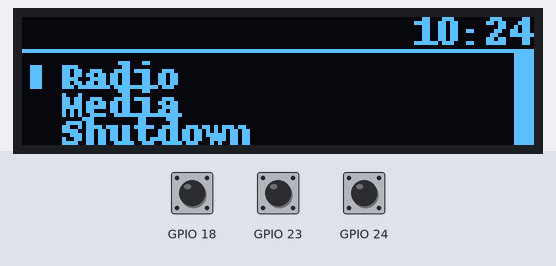
Recording of a program running on a simulated Raspberry Pi (BCM pin numbers). On the bench: 128×32 one-colour display. The inputs (shaded band) are chosen by the test bench; at power-on: GPIO 18 LOW, GPIO 24 LOW, GPIO 23 LOW. The clock reads 2024-03-15 10:24:30 at power-on unless the program sets it; what the program prints to the terminal is not drawn.

Above: at 3.4 s.
3.5 s: GPIO 18 pulled HIGH for 1 s
At 3.81 s:
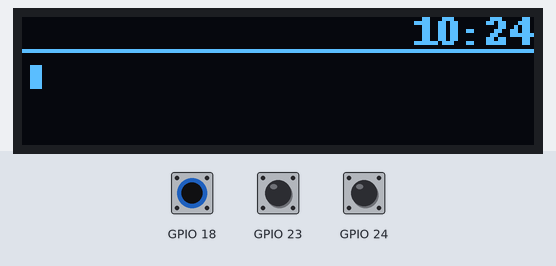
6.0 s: GPIO 24 pulled HIGH for 0.15 s
At 6.43 s:
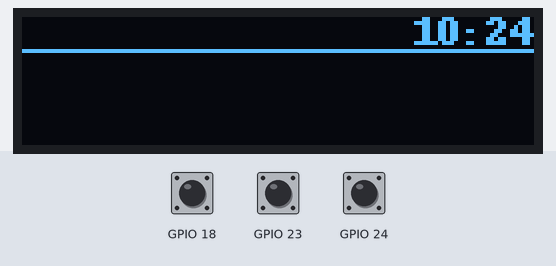
8.0 s: GPIO 23 pulled HIGH for 1 s
At 9.8 s:
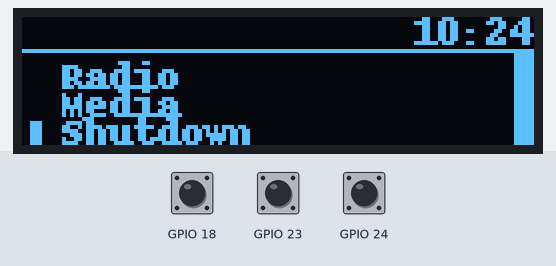
10.5 s: GPIO 23 pulled HIGH for 0.15 s
At 11.0 s:
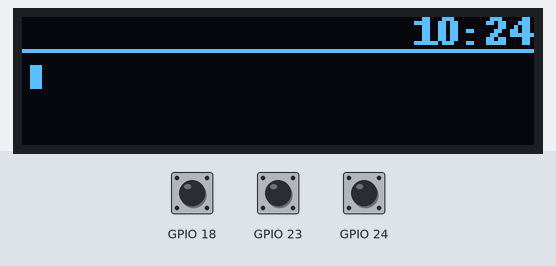
12.2 s: GPIO 23 pulled HIGH for 3.2 s
At 12.62 s:
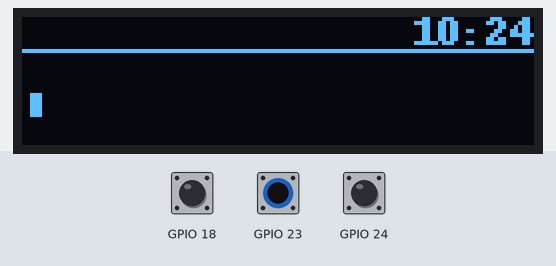
Timing chart, 0 to 15.2 s (numbered marks = the images above; inputs shaded):
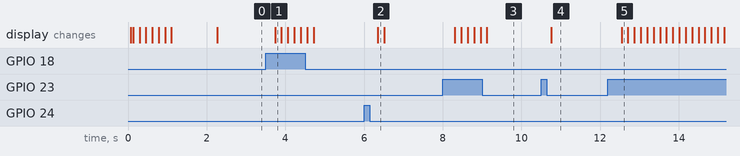

The program:

main.py
```python
import RPi.GPIO as GPIO
import json
from log import *
import time
import math
import subprocess
import utils

import Adafruit_GPIO.SPI as SPI
import Adafruit_SSD1306

from PIL import Image
from PIL import ImageDraw
from PIL import ImageFont

VERSION="1.0"
info("Version: %s" % VERSION)

try:
	config_fp = open("config.json", "r")
	config = json.load(config_fp)
except:
	err("No config file found!")
	exit();

GPIO.setwarnings(False)
GPIO.setmode(GPIO.BCM)

# Up Button
GPIO.setup(config["pins"]["up"], GPIO.IN, pull_up_down=GPIO.PUD_DOWN)
# Down Button
GPIO.setup(config["pins"]["down"], GPIO.IN, pull_up_down=GPIO.PUD_DOWN)
# Confirm Button
GPIO.setup(config["pins"]["confirm"], GPIO.IN, pull_up_down=GPIO.PUD_DOWN)

# Init oled
disp = Adafruit_SSD1306.SSD1306_128_32(rst=None)
disp.begin()
disp.clear()
disp.display()

width = disp.width
height = disp.height

image = Image.new('1', (width, height))

# Get drawing object to draw on image.
draw = ImageDraw.Draw(image)

# Draw a black filled box to clear the image.
draw.rectangle((0,0,width,height), outline=0, fill=0)

# Draw some shapes.
# First define some constants to allow easy resizing of shapes.
padding = -2
top = padding
bottom = height-padding
header_end = 9

# Load default font.
font = ImageFont.load_default()

# Alternatively load a TTF font.  Make sure the .ttf font file is in the same directory as the python script!
# Some other nice fonts to try: http://www.dafont.com/bitmap.php
# font = ImageFont.truetype('Minecraftia.ttf', 8)

# Radio variables
radio_frequency = 100
radio_band_start = config["fmStart"]
radio_band_end = config["fmEnd"]

# Variables
in_menu = False
alarm_triggered = False
alarm_frame = 0
alarm_frame_max = 28
menu_index = 0
menu_index_max = 0
menu_title = ""
menu_entry_height = 7
mode = 0
sleep = False
sleep_timer = config["sleep"]
sleep_last = 0

confirm_last = GPIO.LOW
confirm_pressed = 0

"""
Modes:
	0 Home
	1 Radio
	2 Media player
"""

def sleep_reset(channel):
	global sleep_timer
	sleep_timer = config["sleep"]
	#sleep = False

GPIO.add_event_detect(config["pins"]["up"],GPIO.RISING,callback=sleep_reset)
GPIO.add_event_detect(config["pins"]["down"],GPIO.RISING,callback=sleep_reset)
GPIO.add_event_detect(config["pins"]["confirm"],GPIO.RISING,callback=sleep_reset)

def draw_header():
	# Clock
	draw.text(((width - 30), top), utils.get_time(), font=font, fill=255)

	# Seperator
	draw.line((0, 8, width, 8), fill=255)

def draw_menu(title, entries, confirm_callback):
	global menu_index

	entries_count = len(entries)
	pages = int(math.ceil(entries_count / 3))

	menu_index_max = entries_count

	current_page = int(menu_index / 3)

	scrollbar_height = height / pages
	scrollbar_y = header_end + current_page * scrollbar_height

	# Scrollbar
	draw.rectangle((width-5, scrollbar_y, width, scrollbar_y + scrollbar_height), fill=255)

	#print("pages: %d current_page: %d scrollbar_height: %d scrollbar_y: %d" % (pages, current_page, scrollbar_height, scrollbar_y))

	# Entries
	for i in range(3):
		try:
			draw.text((10, header_end + i*menu_entry_height), entries[current_page*3:current_page*3+3][i], font=font, fill=255)
		except:
			pass

	# Selected indicator
	draw.rectangle((2, header_end + (menu_index - (current_page * 3)) * menu_entry_height + 3, 4, header_end + (menu_index - (current_page * 3)) * menu_entry_height + 3 + 5), fill=255)

	if GPIO.input(config["pins"]["up"]) == GPIO.HIGH:
		sleep_timer = config["sleep"]

		if menu_index >= 0 and menu_index < menu_index_max+1:
			menu_index += 1
		else:
			menu_index = 0

	if GPIO.input(config["pins"]["down"]) == GPIO.HIGH:
		sleep_timer = config["sleep"]

		if menu_index > 0 and menu_index < menu_index_max+1:
			menu_index -= 1
		else:
			menu_index = menu_index_max

	if GPIO.input(config["pins"]["confirm"]) == GPIO.HIGH and confirm_last != GPIO.HIGH:
		sleep_timer = config["sleep"]

		if (confirm_callback != None):
			confirm_callback(menu_index)

def draw_radio(frequency, stereo):
	# Menu title
	draw.text(((width - 8*len("Radio")) / 2, top), "Radio", font=font, fill=255)

	# Frequency
	draw.text(((width - 8*len("%shz" % frequency)) / 2, height/2-5), "%shz" % frequency, font=font, fill=255)

	# Stereo indicator
	if stereo:
		draw.text((1, top), "S", font=font, fill=255)

	# Band
	band = Image.open('images/band.png').resize((128, 8), Image.ANTIALIAS).convert('1')
	image.paste(band, (0, 32-8))

	# Band Needle
	needleX = (width / (radio_band_end - radio_band_start)) * (frequency - radio_band_start)
	draw.rectangle((needleX, 32, needleX+1, 22), fill=255)

def draw_alarm():
	global alarm_frame

	# Animation
	frame = Image.open('animations/alarm/frame-%s.png' % alarm_frame).resize((50, 30), Image.ANTIALIAS).convert('1')
	image.paste(frame, (int((width - 50) / 2), int((height - 30) / 2) - 5))
	if alarm_frame >= alarm_frame_max:
		alarm_frame = 0

	alarm_frame += 1

	# Clock
	draw.text(((width - 30) / 2, height/2+7), utils.get_time(), font=font, fill=255)

def home_mode_select_callback(index):
	global mode

	if index == 0:
		mode = 1
	elif index == 1:
		mode = 2

# Draw welcome screen
welcome_msg = "Welcome"
tmp = ""
for i in range(len(welcome_msg)):
	draw.rectangle((0,0,width,height), outline=0, fill=0)

	tmp = tmp + welcome_msg[i]
	draw.text(((width - 8*len(tmp)) / 2, height / 2), tmp, font=font, fill=255)

	disp.image(image)
	disp.display()
	time.sleep(.1)

time.sleep(1)

while True:
	# Draw a black filled box to clear the image.
	draw.rectangle((0,0,width,height), outline=0, fill=0)

	confirm_state = GPIO.input(config["pins"]["confirm"])

	if sleep_timer <= 0:
		sleep=True
	else:
		sleep=False

	if GPIO.input(config["pins"]["confirm"]) == GPIO.HIGH:
		confirm_pressed +=1

		if confirm_pressed == 10:
			time.sleep(.1)
			mode = 0
	else:
		confirm_pressed = 0

	if not alarm_triggered and not sleep:
		draw_header()

		sleep_timer -= .1

		if mode == 0:
			entries = [
				"Radio",
				"Media",
				"Shutdown"
			]

			draw_menu("Mode", entries, home_mode_select_callback)

		elif mode == 1 and not in_menu:
			draw_radio(radio_frequency, True)

			if GPIO.input(config["pins"]["down"]) == GPIO.HIGH:
				if radio_frequency <= radio_band_end and radio_frequency >= radio_band_start:
					radio_frequency -= .5
				else:
					radio_frequency=radio_band_end

			if GPIO.input(config["pins"]["up"]) == GPIO.HIGH:
				if radio_frequency <= radio_band_end and radio_frequency >= radio_band_start:
                        		radio_frequency += .5
				else:
					radio_frequency=radio_band_start

		elif mode == 2 and not in_menu:
			mode = 0

	elif alarm_triggered:
		draw_alarm()
	elif sleep:
		pass

	# Display image.
	disp.image(image)
	disp.display()
	time.sleep(.1)

	confirm_last = confirm_state
```

log.py
```python
import sys
from datetime import datetime

from colorama import Fore, Back, Style

# You can override this
TEXT_COLOR=Fore.WHITE
INFO_COLOR=Back.BLUE
WARN_COLOR=Back.YELLOW
ERROR_COLOR=Back.RED
DEBUG_COLOR=Back.MAGENTA
TIME_FORMAT="%H:%M:%S"

def _time(format):
	return datetime.now().strftime(format)

def info(text):
	print(TEXT_COLOR,_time(TIME_FORMAT),INFO_COLOR, "INFO",Style.RESET_ALL,TEXT_COLOR,text)

def warn(text):
	print(TEXT_COLOR,_time(TIME_FORMAT),WARN_COLOR, "WARN",Style.RESET_ALL,TEXT_COLOR,text)

def err(text):
	print(TEXT_COLOR,_time(TIME_FORMAT),ERROR_COLOR, "ERROR",Style.RESET_ALL,TEXT_COLOR,text)

def debug(text):
	print(TEXT_COLOR,_time(TIME_FORMAT),DEBUG_COLOR, "DEBUG",Style.RESET_ALL,TEXT_COLOR,text)
```

utils.py
```python
from datetime import datetime

def get_time():
	now = datetime.now()
	return now.strftime("%H:%M")

def get_date():
	now = datetime.now()
	return now.strftime("%m/%d/%y")
```

Measured:
- after the input at 3.5 s, the display: changes after 0.24 s (image 1)
- after the input at 6.0 s, the display: changes after 0.35 s (image 2)
- after the input at 8.0 s, the display: changes after 0.31 s (image 3)
- after the input at 10.5 s, the display: changes after 0.26 s (image 4)
- after the input at 12.2 s, the display: changes after 0.34 s (image 5)
